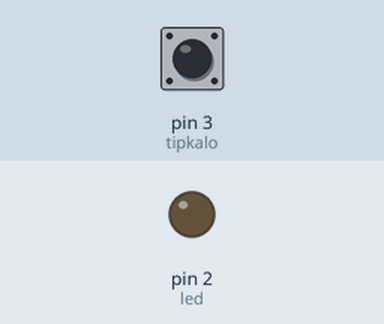
This sketch was run on a simulated Arduino Uno, built with avr-gcc and run on an emulated ATmega328P. On the bench: output pins drawn as LEDs (lit = HIGH). Inputs (shaded band) come from the test bench; at power-on: pin 3 (tipkalo) HIGH.

Above: at 1.2 s.
1.3 s: pin 3 (tipkalo) pulled LOW for 0.15 s
At 1.37 s:
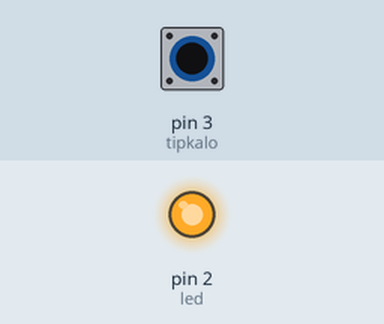
2.9 s: pin 3 (tipkalo) pulled LOW for 3.2 s
At 6.7 s:
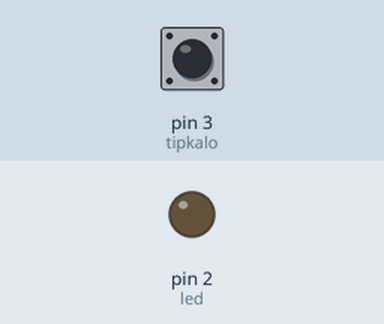
Timing chart, 0 to 8.2 s (numbered marks = the images above; inputs shaded):
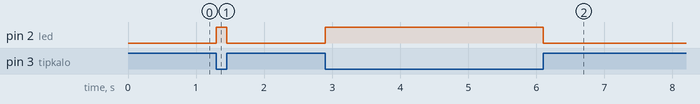

Measured:
- after the input at 1.3 s, pin 2 (led): LOW → HIGH at once, → LOW 0.15 s later
- after the input at 2.9 s, pin 2 (led): LOW → HIGH at once, → LOW 3.2 s later

The sketch:

K411.ino
```cpp
int led = 2;                           //definiraj led = 2
int tipkalo = 3;                       //definiraj tipkalo = 3
int stanje_tipkala;                    //definiraj varijablu stanje_tipkala

void setup() {
  pinMode(led, OUTPUT);                //postavi izvod led kao izlazni
  pinMode(tipkalo, INPUT_PULLUP);      //postavi izvod tipkalo kao ulazni
  digitalWrite(led, LOW);              //isključi led diodu - početno stanje
}

void loop() {
  stanje_tipkala=digitalRead(tipkalo); //očitaj stanje tipkala
  if(stanje_tipkala==HIGH){            //ako je tipkalo otpušteno
    digitalWrite(led, LOW);            //isključi LED diodu
  } else {                             //inače (ako je tipkalo pritisnuto)
    digitalWrite(led, HIGH);           //uključi LED diodu
  }
}
```
